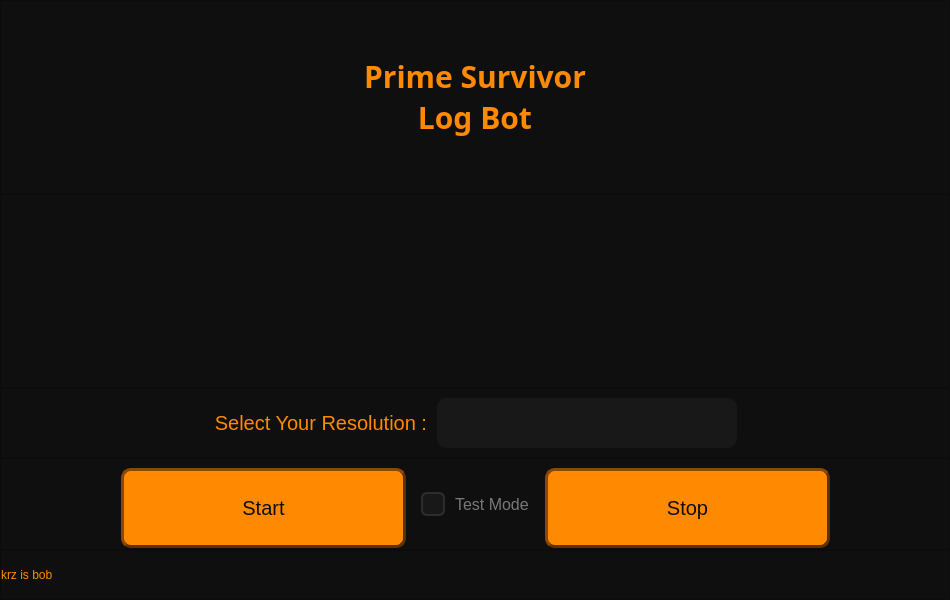
<?xml version="1.0" encoding="UTF-8"?>
<ui version="4.0">
 <class>MainWindow</class>
 <widget class="QMainWindow" name="MainWindow">
  <property name="geometry">
   <rect>
    <x>0</x>
    <y>0</y>
    <width>950</width>
    <height>600</height>
   </rect>
  </property>
  <property name="windowTitle">
   <string>Ps - Log Bot</string>
  </property>
  <property name="windowIcon">
   <iconset>
    <normaloff>../midia/ChatGPT Image 24 de fev. de 2026, 22_44_08.png</normaloff>../midia/ChatGPT Image 24 de fev. de 2026, 22_44_08.png</iconset>
  </property>
  <property name="styleSheet">
   <string notr="true">background-color: rgb(15, 15, 15);</string>
  </property>
  <widget class="QWidget" name="centralwidget">
   <layout class="QVBoxLayout" name="verticalLayout">
    <property name="spacing">
     <number>0</number>
    </property>
    <property name="leftMargin">
     <number>0</number>
    </property>
    <property name="topMargin">
     <number>0</number>
    </property>
    <property name="rightMargin">
     <number>0</number>
    </property>
    <property name="bottomMargin">
     <number>0</number>
    </property>
    <item>
     <widget class="QFrame" name="titulo">
      <property name="styleSheet">
       <string notr="true"/>
      </property>
      <property name="frameShape">
       <enum>QFrame::StyledPanel</enum>
      </property>
      <property name="frameShadow">
       <enum>QFrame::Raised</enum>
      </property>
      <layout class="QHBoxLayout" name="horizontalLayout">
       <item>
        <widget class="QLabel" name="label">
         <property name="font">
          <font>
           <family>Arial Black</family>
           <pointsize>-1</pointsize>
           <weight>50</weight>
           <bold>false</bold>
          </font>
         </property>
         <property name="styleSheet">
          <string notr="true">QLabel {
    color: rgb(255, 137, 1);
    font-size: 30px;
    font-family: &quot;Arial Black&quot;;
    background: transparent;
}</string>
         </property>
         <property name="text">
          <string>&lt;html&gt;&lt;head/&gt;&lt;body&gt;&lt;p align=&quot;center&quot;&gt;&lt;span style=&quot; font-weight:600;&quot;&gt;Prime Survivor&lt;br/&gt;Log Bot&lt;/span&gt;&lt;/p&gt;&lt;/body&gt;&lt;/html&gt;</string>
         </property>
         <property name="alignment">
          <set>Qt::AlignCenter</set>
         </property>
        </widget>
       </item>
      </layout>
     </widget>
    </item>
    <item>
     <widget class="QFrame" name="imagemlogo">
      <property name="styleSheet">
       <string notr="true"/>
      </property>
      <property name="frameShape">
       <enum>QFrame::StyledPanel</enum>
      </property>
      <property name="frameShadow">
       <enum>QFrame::Raised</enum>
      </property>
      <layout class="QHBoxLayout" name="horizontalLayout_2">
       <item>
        <widget class="QLabel" name="label_2">
         <property name="minimumSize">
          <size>
           <width>0</width>
           <height>0</height>
          </size>
         </property>
         <property name="maximumSize">
          <size>
           <width>200</width>
           <height>200</height>
          </size>
         </property>
         <property name="autoFillBackground">
          <bool>false</bool>
         </property>
         <property name="styleSheet">
          <string notr="true"/>
         </property>
         <property name="text">
          <string/>
         </property>
         <property name="pixmap">
          <pixmap>../midia/ps_log_bot.png</pixmap>
         </property>
         <property name="scaledContents">
          <bool>true</bool>
         </property>
         <property name="alignment">
          <set>Qt::AlignCenter</set>
         </property>
         <property name="wordWrap">
          <bool>false</bool>
         </property>
         <property name="margin">
          <number>0</number>
         </property>
         <property name="indent">
          <number>-1</number>
         </property>
        </widget>
       </item>
      </layout>
     </widget>
    </item>
    <item>
     <widget class="QFrame" name="resolucao">
      <property name="minimumSize">
       <size>
        <width>0</width>
        <height>70</height>
       </size>
      </property>
      <property name="maximumSize">
       <size>
        <width>16777215</width>
        <height>70</height>
       </size>
      </property>
      <property name="styleSheet">
       <string notr="true"/>
      </property>
      <property name="frameShape">
       <enum>QFrame::StyledPanel</enum>
      </property>
      <property name="frameShadow">
       <enum>QFrame::Raised</enum>
      </property>
      <layout class="QHBoxLayout" name="horizontalLayout_3">
       <property name="spacing">
        <number>10</number>
       </property>
       <item>
        <spacer name="horizontalSpacer">
         <property name="orientation">
          <enum>Qt::Horizontal</enum>
         </property>
         <property name="sizeHint" stdset="0">
          <size>
           <width>40</width>
           <height>20</height>
          </size>
         </property>
        </spacer>
       </item>
       <item>
        <widget class="QLabel" name="label_3">
         <property name="maximumSize">
          <size>
           <width>300</width>
           <height>16777215</height>
          </size>
         </property>
         <property name="styleSheet">
          <string notr="true">QLabel {
    color: rgb(255, 137, 1);
    font-size: 20px;
    font-family: &quot;Arial Black&quot;;
    background: transparent;
}</string>
         </property>
         <property name="text">
          <string>Select Your Resolution :</string>
         </property>
         <property name="alignment">
          <set>Qt::AlignRight|Qt::AlignTrailing|Qt::AlignVCenter</set>
         </property>
        </widget>
       </item>
       <item>
        <widget class="QComboBox" name="combo_resolution">
         <property name="minimumSize">
          <size>
           <width>300</width>
           <height>0</height>
          </size>
         </property>
         <property name="maximumSize">
          <size>
           <width>300</width>
           <height>16777215</height>
          </size>
         </property>
         <property name="styleSheet">
          <string notr="true">QComboBox {
    border: 0px solid rgb(45, 45, 45);
    border-radius: 10px;
    padding: 15px;
    background-color: rgb(24, 24, 24);
    color: rgb(80, 80, 80);
    font-size: 18px;
    font-weight: 500;
}

QComboBox:hover {
    border: 2px solid rgb(27, 27, 27);
}

QComboBox:focus {
    border: 2px solid rgb(255, 137, 1);
    color: rgb(255, 255, 255);
}

QComboBox::drop-down {
    border: none;
    width: 30px;
}

QComboBox::down-arrow {
    width: 14px;
    height: 14px;
}

QComboBox QAbstractItemView {
    border: 2px solid rgb(27, 27, 27);
    background-color: rgb(24, 24, 24);
    selection-background-color: rgb(255, 137, 1);
    selection-color: rgb(255, 255, 255);
    color: rgb(220, 220, 220);
    font-size: 15px;
}</string>
         </property>
        </widget>
       </item>
       <item>
        <spacer name="horizontalSpacer_2">
         <property name="orientation">
          <enum>Qt::Horizontal</enum>
         </property>
         <property name="sizeHint" stdset="0">
          <size>
           <width>40</width>
           <height>20</height>
          </size>
         </property>
        </spacer>
       </item>
      </layout>
     </widget>
    </item>
    <item>
     <widget class="QFrame" name="botoes">
      <property name="minimumSize">
       <size>
        <width>0</width>
        <height>0</height>
       </size>
      </property>
      <property name="maximumSize">
       <size>
        <width>16777215</width>
        <height>92</height>
       </size>
      </property>
      <property name="styleSheet">
       <string notr="true"/>
      </property>
      <property name="frameShape">
       <enum>QFrame::StyledPanel</enum>
      </property>
      <property name="frameShadow">
       <enum>QFrame::Raised</enum>
      </property>
      <layout class="QHBoxLayout" name="horizontalLayout_5">
       <property name="spacing">
        <number>15</number>
       </property>
       <item>
        <spacer name="horizontalSpacer_3">
         <property name="orientation">
          <enum>Qt::Horizontal</enum>
         </property>
         <property name="sizeHint" stdset="0">
          <size>
           <width>40</width>
           <height>20</height>
          </size>
         </property>
        </spacer>
       </item>
       <item>
        <widget class="QPushButton" name="btn_start">
         <property name="minimumSize">
          <size>
           <width>285</width>
           <height>80</height>
          </size>
         </property>
         <property name="maximumSize">
          <size>
           <width>300</width>
           <height>80</height>
          </size>
         </property>
         <property name="styleSheet">
          <string notr="true">QPushButton{
background-color: rgb(255, 137, 1);
border: 3px outset rgb(93, 49, 0);
border-radius: 10px;
color: rgb(15, 15, 15);
font-size: 20px;
font-family: &quot;Arial Black&quot;;
}


QPushButton:hover{
color: rgb(255, 17, 0);
background-color: rgb(215, 97, 0);
}

QPushButton:pressed{
border: 3px inset rgb(93, 49, 0);
color: rgb(15, 15, 15);
background-color: rgb(255, 17, 0);
}

QPushButton:disabled {
background-color: #cccccc; /* Cinza */
border: 2px solid #999999;
color: #666666; /* Texto cinza escuro */
}
</string>
         </property>
         <property name="text">
          <string>Start</string>
         </property>
        </widget>
       </item>
       <item>
        <widget class="QCheckBox" name="check_test">
         <property name="maximumSize">
          <size>
           <width>114</width>
           <height>16777215</height>
          </size>
         </property>
         <property name="toolTip">
          <string>Activate test mode.
When activated, the bot will send events even without actual validation.</string>
         </property>
         <property name="styleSheet">
          <string notr="true">QCheckBox {
    color: rgb(120, 120, 120);
    font-size: 16px;
    font-family: &quot;Arial&quot;;
    spacing: 10px;
}

QCheckBox::indicator {
    width: 20px;
    height: 20px;
    border-radius: 6px;
    background-color: rgb(24, 24, 24);
    border: 2px solid rgb(45, 45, 45);
}

QCheckBox::indicator:hover {
    border: 2px solid rgb(255, 137, 1);
}

QCheckBox::indicator:checked {
    background-color: rgb(255, 137, 1);
    border: 2px solid rgb(255, 137, 1);
}

QCheckBox::indicator:checked:hover {
    background-color: rgb(255, 160, 40);
    border: 2px solid rgb(255, 160, 40);
}

QCheckBox:checked {
    color: rgb(255, 255, 255);
}</string>
         </property>
         <property name="text">
          <string>Test Mode</string>
         </property>
        </widget>
       </item>
       <item>
        <widget class="QPushButton" name="btn_stop">
         <property name="minimumSize">
          <size>
           <width>285</width>
           <height>80</height>
          </size>
         </property>
         <property name="maximumSize">
          <size>
           <width>300</width>
           <height>80</height>
          </size>
         </property>
         <property name="styleSheet">
          <string notr="true">QPushButton{
background-color: rgb(255, 137, 1);
border: 3px outset rgb(93, 49, 0);
border-radius: 10px;
color: rgb(15, 15, 15);
font-size: 20px;
font-family: &quot;Arial Black&quot;;
}


QPushButton:hover{
color: rgb(255, 17, 0);
background-color: rgb(215, 97, 0);
}

QPushButton:pressed{
border: 3px inset rgb(93, 49, 0);
color: rgb(15, 15, 15);
background-color: rgb(255, 17, 0);
}

QPushButton:disabled {
background-color: #cccccc; /* Cinza */
border: 2px solid #999999;
color: #666666; /* Texto cinza escuro */
}
</string>
         </property>
         <property name="text">
          <string>Stop</string>
         </property>
         <property name="checkable">
          <bool>false</bool>
         </property>
         <property name="checked">
          <bool>false</bool>
         </property>
        </widget>
       </item>
       <item>
        <spacer name="horizontalSpacer_4">
         <property name="orientation">
          <enum>Qt::Horizontal</enum>
         </property>
         <property name="sizeHint" stdset="0">
          <size>
           <width>40</width>
           <height>20</height>
          </size>
         </property>
        </spacer>
       </item>
      </layout>
     </widget>
    </item>
    <item>
     <widget class="QFrame" name="small_logo">
      <property name="maximumSize">
       <size>
        <width>16777215</width>
        <height>50</height>
       </size>
      </property>
      <property name="styleSheet">
       <string notr="true"/>
      </property>
      <property name="frameShape">
       <enum>QFrame::StyledPanel</enum>
      </property>
      <property name="frameShadow">
       <enum>QFrame::Raised</enum>
      </property>
      <layout class="QHBoxLayout" name="horizontalLayout_4">
       <property name="spacing">
        <number>0</number>
       </property>
       <property name="leftMargin">
        <number>0</number>
       </property>
       <property name="topMargin">
        <number>0</number>
       </property>
       <property name="rightMargin">
        <number>0</number>
       </property>
       <property name="bottomMargin">
        <number>0</number>
       </property>
       <item>
        <widget class="QLabel" name="label_5">
         <property name="styleSheet">
          <string notr="true">    color: rgb(255, 137, 1);</string>
         </property>
         <property name="text">
          <string>krz is bob</string>
         </property>
        </widget>
       </item>
       <item>
        <widget class="QLabel" name="label_4">
         <property name="maximumSize">
          <size>
           <width>50</width>
           <height>50</height>
          </size>
         </property>
         <property name="text">
          <string/>
         </property>
         <property name="pixmap">
          <pixmap>../midia/ChatGPT Image 24 de fev. de 2026, 22_44_08.png</pixmap>
         </property>
         <property name="scaledContents">
          <bool>true</bool>
         </property>
        </widget>
       </item>
       <item>
        <widget class="QLabel" name="label_6">
         <property name="text">
          <string/>
         </property>
        </widget>
       </item>
      </layout>
     </widget>
    </item>
   </layout>
  </widget>
 </widget>
 <resources/>
 <connections/>
</ui>
